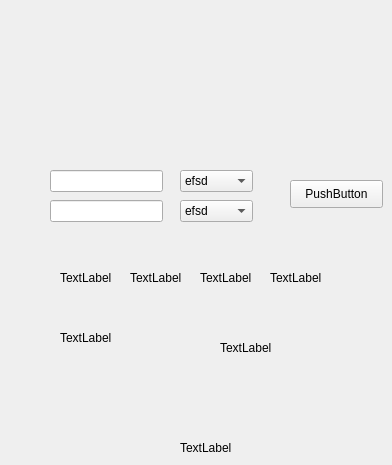
      <widget class="QWidget" name="test">
       <widget class="QLineEdit" name="testLine2">
        <property name="geometry">
         <rect>
          <x>50</x>
          <y>200</y>
          <width>113</width>
          <height>22</height>
         </rect>
        </property>
       </widget>
       <widget class="QLineEdit" name="testLine1">
        <property name="geometry">
         <rect>
          <x>50</x>
          <y>170</y>
          <width>113</width>
          <height>22</height>
         </rect>
        </property>
       </widget>
       <widget class="QComboBox" name="testBox1">
        <property name="geometry">
         <rect>
          <x>180</x>
          <y>170</y>
          <width>73</width>
          <height>22</height>
         </rect>
        </property>
        <item>
         <property name="text">
          <string>efsd</string>
         </property>
        </item>
        <item>
         <property name="text">
          <string>fdsfs</string>
         </property>
        </item>
        <item>
         <property name="text">
          <string>sfsdf</string>
         </property>
        </item>
        <item>
         <property name="text">
          <string>dsfsdf</string>
         </property>
        </item>
       </widget>
       <widget class="QComboBox" name="testBox2">
        <property name="geometry">
         <rect>
          <x>180</x>
          <y>200</y>
          <width>73</width>
          <height>22</height>
         </rect>
        </property>
        <item>
         <property name="text">
          <string>efsd</string>
         </property>
        </item>
        <item>
         <property name="text">
          <string>fdsfs</string>
         </property>
        </item>
        <item>
         <property name="text">
          <string>sfsdf</string>
         </property>
        </item>
        <item>
         <property name="text">
          <string>dsfsdf</string>
         </property>
        </item>
       </widget>
       <widget class="QPushButton" name="testObliczButton">
        <property name="geometry">
         <rect>
          <x>290</x>
          <y>180</y>
          <width>93</width>
          <height>28</height>
         </rect>
        </property>
        <property name="text">
         <string>PushButton</string>
        </property>
       </widget>
       <widget class="QLabel" name="test1">
        <property name="geometry">
         <rect>
          <x>60</x>
          <y>270</y>
          <width>55</width>
          <height>16</height>
         </rect>
        </property>
        <property name="text">
         <string>TextLabel</string>
        </property>
       </widget>
       <widget class="QLabel" name="test2">
        <property name="geometry">
         <rect>
          <x>130</x>
          <y>270</y>
          <width>55</width>
          <height>16</height>
         </rect>
        </property>
        <property name="text">
         <string>TextLabel</string>
        </property>
       </widget>
       <widget class="QLabel" name="test3">
        <property name="geometry">
         <rect>
          <x>200</x>
          <y>270</y>
          <width>55</width>
          <height>16</height>
         </rect>
        </property>
        <property name="text">
         <string>TextLabel</string>
        </property>
       </widget>
       <widget class="QLabel" name="test4">
        <property name="geometry">
         <rect>
          <x>270</x>
          <y>270</y>
          <width>55</width>
          <height>16</height>
         </rect>
        </property>
        <property name="text">
         <string>TextLabel</string>
        </property>
       </widget>
       <widget class="QLabel" name="test5">
        <property name="geometry">
         <rect>
          <x>60</x>
          <y>330</y>
          <width>55</width>
          <height>16</height>
         </rect>
        </property>
        <property name="text">
         <string>TextLabel</string>
        </property>
       </widget>
       <widget class="QLabel" name="test6">
        <property name="geometry">
         <rect>
          <x>220</x>
          <y>340</y>
          <width>55</width>
          <height>16</height>
         </rect>
        </property>
        <property name="text">
         <string>TextLabel</string>
        </property>
       </widget>
       <widget class="QLabel" name="test7">
        <property name="geometry">
         <rect>
          <x>180</x>
          <y>440</y>
          <width>55</width>
          <height>16</height>
         </rect>
        </property>
        <property name="text">
         <string>TextLabel</string>
        </property>
       </widget>
      </widget>
